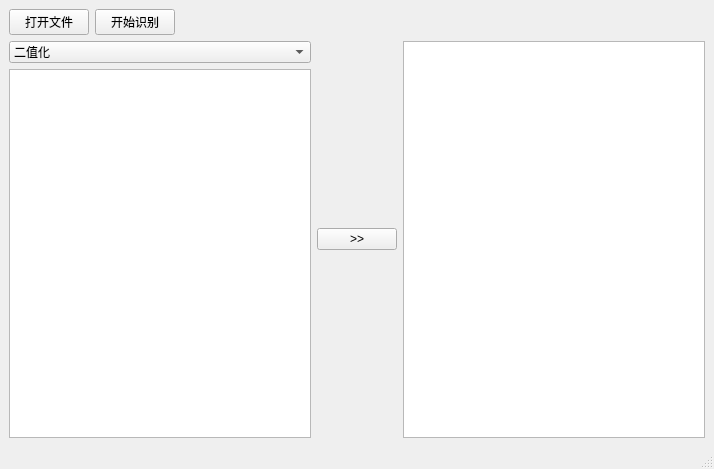
<?xml version="1.0" encoding="UTF-8"?>
<ui version="4.0">
 <author>zhangjie</author>
 <class>MainWindow</class>
 <widget class="QMainWindow" name="MainWindow">
  <property name="geometry">
   <rect>
    <x>0</x>
    <y>0</y>
    <width>714</width>
    <height>469</height>
   </rect>
  </property>
  <property name="windowTitle">
   <string>MainWindow</string>
  </property>
  <widget class="QWidget" name="centralwidget">
   <layout class="QVBoxLayout" name="verticalLayout_2">
    <item>
     <layout class="QHBoxLayout" name="horizontalLayout">
      <item>
       <widget class="QPushButton" name="pushButton">
        <property name="text">
         <string>打开文件</string>
        </property>
       </widget>
      </item>
      <item>
       <widget class="QPushButton" name="pushButton_3">
        <property name="text">
         <string>开始识别</string>
        </property>
       </widget>
      </item>
      <item>
       <spacer name="horizontalSpacer_2">
        <property name="orientation">
         <enum>Qt::Horizontal</enum>
        </property>
        <property name="sizeHint" stdset="0">
         <size>
          <width>40</width>
          <height>20</height>
         </size>
        </property>
       </spacer>
      </item>
     </layout>
    </item>
    <item>
     <layout class="QHBoxLayout" name="horizontalLayout_2">
      <item>
       <layout class="QVBoxLayout" name="verticalLayout">
        <item>
         <widget class="QComboBox" name="cmbAllAlgo">
          <item>
           <property name="text">
            <string>二值化</string>
           </property>
          </item>
          <item>
           <property name="text">
            <string>滤波</string>
           </property>
          </item>
          <item>
           <property name="text">
            <string/>
           </property>
          </item>
         </widget>
        </item>
        <item>
         <widget class="QTextEdit" name="txtConfig"/>
        </item>
       </layout>
      </item>
      <item>
       <widget class="QPushButton" name="btnAdd">
        <property name="text">
         <string>&gt;&gt;</string>
        </property>
       </widget>
      </item>
      <item>
       <widget class="QListWidget" name="listWidget"/>
      </item>
     </layout>
    </item>
   </layout>
  </widget>
  <widget class="QMenuBar" name="menubar">
   <property name="geometry">
    <rect>
     <x>0</x>
     <y>0</y>
     <width>714</width>
     <height>22</height>
    </rect>
   </property>
  </widget>
  <widget class="QStatusBar" name="statusbar"/>
 </widget>
 <resources/>
 <connections/>
</ui>
